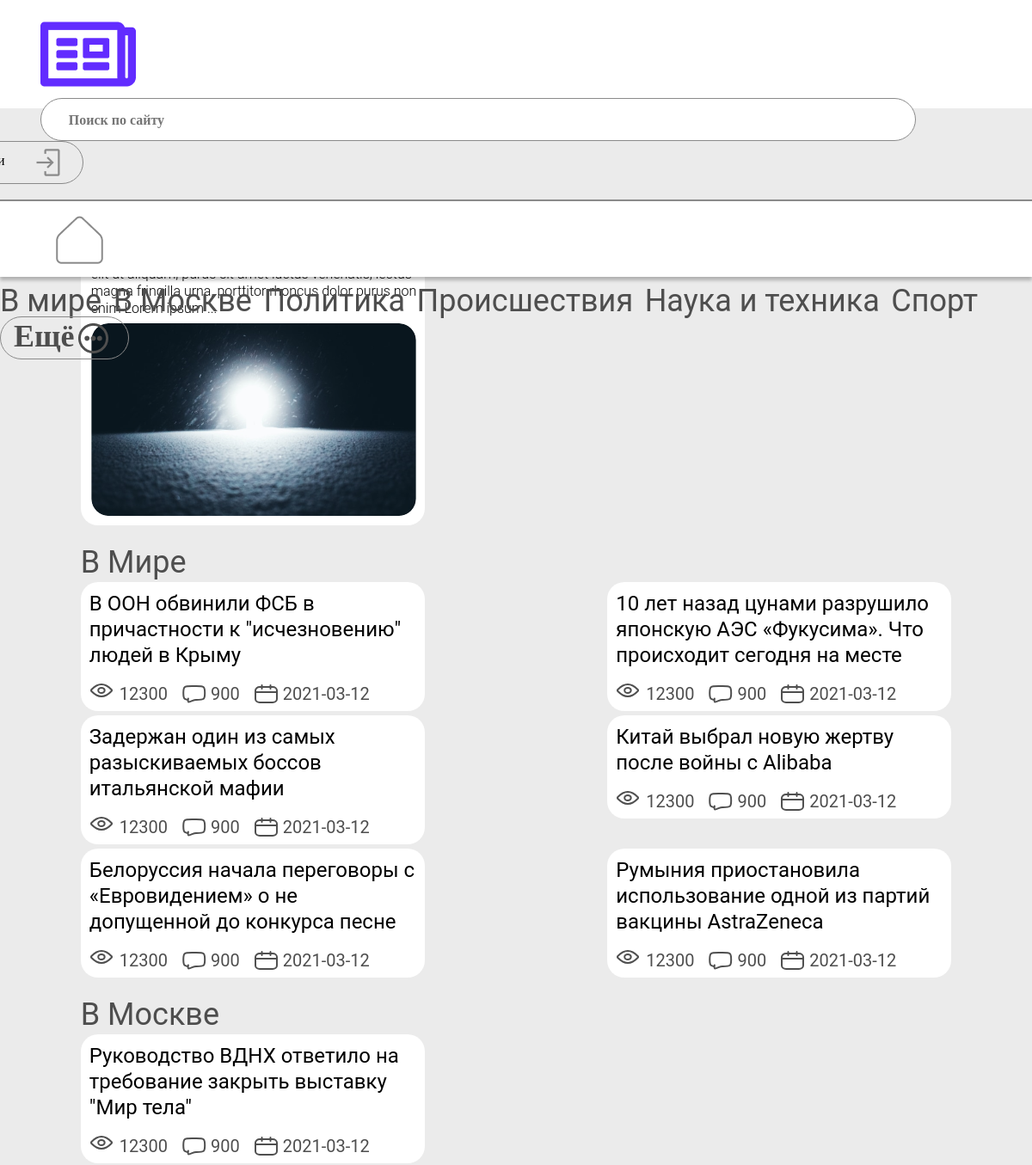
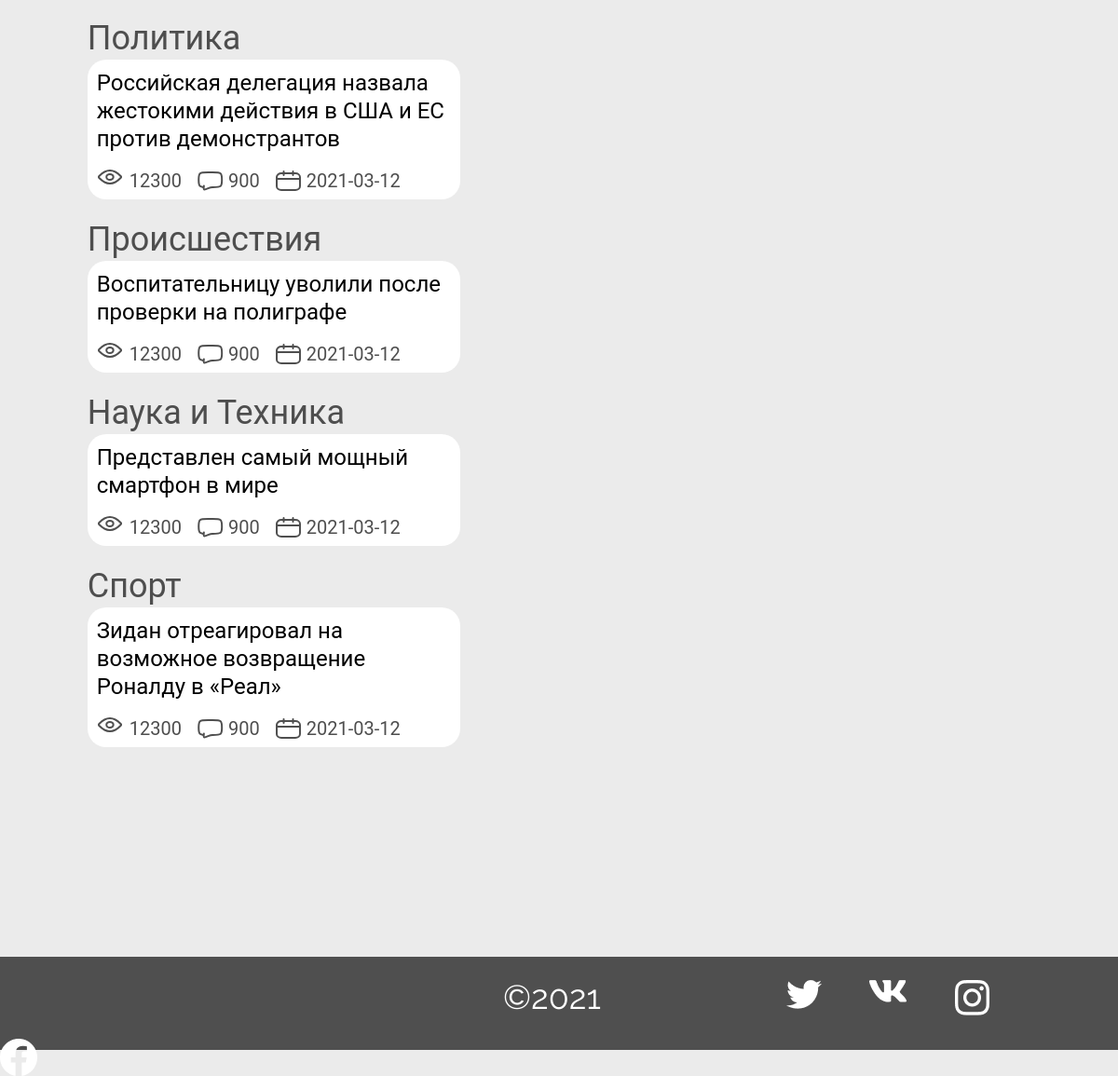
The page / on the database its author committed (2 pictures, top to bottom).
### tables this page shows
CREATE TABLE `news` (
  `news_id` int(10) UNSIGNED NOT NULL,
  `category` int(11) NOT NULL,
  `heading` varchar(255) NOT NULL,
  `img` text NOT NULL,
  `text` text NOT NULL,
  `date` date NOT NULL
);

### main.php (the view, shortened to what this page needs)
<?php
require 'link.php';
?>
<main>
    <div class="container">
        <div class="content">
            <div class="news_container">
                <a href="">
                    <div class="news">
                        <h2>Lorem,   elit ut aliquam, purus sit amet luctus venentis, lectus magna fringilla urna, porttitor</h2>
                        <p>Lorem ipsum dolor sit amet, consectetur adipiscing elit ut aliquam, purus sit amet luctus venenatis, lectus magna fringilla urna, porttitor rhoncus dolor purus non enim Lorem ipsum ...</p>
                        <img src="./img/img0.png" alt="">
                    </div>
                </a>
            </div>
            <div class="world">
                <a href=""><h3>В Мире</h3></a>
                <div class="news_container">
                    <?php
                    $news = $mysql->query("SELECT * FROM `news` WHERE `category`= '1'");
                    for($i = 1;$row=$news->fetch_array();$i++)
                    {
                        echo '<a href="article.php?news_id='.$row['news_id'].'"</a>';
                        echo '<div class="article">';
                        echo '<h4>'. $row['heading'] .'</h4>';
                        echo '<span>12300</span>';
                        echo '<span>900</span>';
                        echo '<span>'.$row['date'].'</span>';
                        echo '</div>';
                    }
                    ?>
                </div>
            </div>
            <div class="moscow">
                <a href=""><h3>В Москве</h3></a>
                <div class="news_container">
                    <?php
                    $news = $mysql->query("SELECT * FROM `news` WHERE `category`= '2'");
                    for($i = 1;$row=$news->fetch_array();$i++)
                    {
                        echo '<a href="article.php?news_id='.$row['news_id'].'"</a>';
                        echo '<div class="article">';
                        echo '<h4>'. $row['heading'] .'</h4>';
                        echo '<span>12300</span>';
                        echo '<span>900</span>';
                        echo '<span>'.$row['date'].'</span>';
                        echo '</div>';
                    }
                    ?>
                </div>
            </div>
            <div class="politics">
                <a href=""><h3>Политика</h3></a>
                <div class="news_container">
                    <?php
                    $news = $mysql->query("SELECT * FROM `news` WHERE `category`= '3'");
                    for($i = 1;$row=$news->fetch_array();$i++)
                    {
                        echo '<a href="article.php?news_id='.$row['news_id'].'"</a>';
                        echo '<div class="article">';
                        echo '<h4>'. $row['heading'] .'</h4>';
                        echo '<span>12300</span>';
                        echo '<span>900</span>';
                        echo '<span>'.$row['date'].'</span>';
                        echo '</div>';
                    }
                    ?>
                </div>
            </div>
            <div class="incidents">
                <a href=""><h3>Происшествия</h3></a>
                <div class="news_container">
                    <?php
                    $news = $mysql->query("SELECT * FROM `news` WHERE `category`= '4'");
                    for($i = 1;$row=$news->fetch_array();$i++)
                    {
                        echo '<a href="article.php?news_id='.$row['news_id'].'"</a>';
                        echo '<div class="article">';
                        echo '<h4>'. $row['heading'] .'</h4>';
                        echo '<span>12300</span>';
                        echo '<span>900</span>';
                        echo '<span>'.$row['date'].'</span>';
                        echo '</div>';
                    }
                    ?>
                </div>
            </div>
            <div class="science">
                <a href=""><h3>Наука и Техника</h3></a>
                <div class="news_container">
                    <?php
                    $news = $mysql->query("SELECT * FROM `news` WHERE `category`= '5'");
                    for($i = 1;$row=$news->fetch_array();$i++)
                    {
                        echo '<a href="article.php?news_id='.$row['news_id'].'"</a>';
                        echo '<div class="article">';
                        echo '<h4>'. $row['heading'] .'</h4>';
                        echo '<span>12300</span>';
                        echo '<span>900</span>';
                        echo '<span>'.$row['date'].'</span>';
                        echo '</div>';
                    }
                    ?>
                </div>
            </div>
            <div class="sport">
                <a href=""><h3>Спорт</h3></a>
                <div class="news_container">
                    <?php
                    $news = $mysql->query("SELECT * FROM `news` WHERE `category`= '6'");
                    for($i = 1;$row=$news->fetch_array();$i++)
                    {
                        echo '<a href="article.php?news_id='.$row['news_id'].'"</a>';
                        echo '<div class="article">';
                        echo '<h4>'. $row['heading'] .'</h4>';
                        echo '<span>12300</span>';
                        echo '<span>900</span>';
                        echo '<span>'.$row['date'].'</span>';
                        echo '</div>';
                    }
                    ?>
                </div>
            </div>
        </div>
    </div>
</main>

### index.php (shortened to what this page needs)
<!DOCTYPE html>
<html lang="ru">
	<head>
		<link rel="stylesheet" href="css/style.css" />
	</head>
	<body>
		<div class="wrapper">
            <?php require "header.php"?>
            <?php require "main.php"?>
            <?php require "footer.php"?>
	    </div>
	</body>
</html>

### header.php (shortened to what this page needs)
<header>
    <div class="header_top">
        <a href="index.php"><img src="./img/logo.png" alt=""></a>
        <form name="search" method="post" action="#">
            <input type="search" name="query" placeholder="Поиск по сайту">
        </form>
        <?php
            if($_COOKIE['user'] == ''):
        ?>
        <a href="login.php"><span>Войти</span></a>
        <?php else:?>
                <a href="exit.php" class="header_button_1"><span class="header_button_1">Выйти</span></a>
        <?php endif;?>
    </div>
    <div class="navigation">
        <div class="line"></div>
        <a href=""><img src="./img/home.png" alt=""></a>
        <nav>
            <ul>
                <li><a href="category.php?category=1">В мире</a></li>
                <li><a href="category.php?category=2">В Москве</a></li>
                <li><a href="category.php?category=3">Политика</a></li>
                <li><a href="category.php?category=4">Происшествия</a></li>
                <li><a href="category.php?category=5">Наука и техника</a></li>
                <li><a href="category.php?category=6">Спорт</a></li>
            </ul>
        </nav>
        <a href=""><span>Ещё</span></a>
    </div>
</header>

### footer.php
<footer>
    <span>©2021</span>
    <a href=""><img src="./img/twitter.png" alt=""></a>
    <a href=""><img src="./img/vk.png" alt=""></a>
    <a href=""><img src="./img/inst.png" alt=""></a>
    <a href=""><img src="./img/facebook.png" alt=""></a>
</footer>

### css/style.css (style rules this page uses)
* { padding: 0; margin: 0; border: 0; }
*,*:before,*:after { -moz-box-sizing: border-box; -webkit-box-sizing: border-box; box-sizing: border-box; }
nav,footer,header,aside { display: block; }
html,body { height: 100%; width: 100%; font-size: 100%; line-height: 1; font-size: 14px; -ms-text-size-adjust: 100%; -moz-text-size-adjust: 100%; -webkit-text-size-adjust: 100%; }
input,button,textarea { font-family:inherit; }
a, a:visited { text-decoration: none; }
ul li { list-style: none; }
img { vertical-align: top; }
h1,h2,h3,h4,h5,h6 { font-size:inherit;font-weight: 400; }
body { background-color: #ebebeb; height: 100%; }
.wrapper { display: flex; flex-direction: column; height: 100%; }
header { flex-basis: content; max-width: 1920px; height: 126px; background-color: #fff; }
footer { margin-top: 200px; min-height: 100px; background-color: #4f4f4f; }
.header_top { display: inline-block; width: 100%; padding: 25px 3.9% 0 3.9%; }
.header_top img { display: inline-block; max-width: 100%; margin-right: 74px; }
form { display: inline-block; padding-top: 13px; width: 100%; max-width: 1300px; }
form input { display: inline-block; height: 50px; width: 92%; background: #fff; border: 1.5px solid #8a8a8a; border-radius: 25px; color: #000000; font-family: Raleway; font-size: 16px; font-weight: normal; padding-left: 32px; font-weight: 600; }
.header_top span { display: inline-block; width: 150px; height: 50px; background: #ffffff; border: 1.5px solid #8a8a8a; border-radius: 25px; padding-top: 14px; padding-left: 15px; font-family: Raleway; font-size: 16px; font-weight: normal; color: #000; margin-left: -100px; background: url('./../img/login.png') no-repeat 90px; }
.line { width: 100%; background-color: #8a8a8a; height: 2px; }
.navigation nav { display: inline-block; }
.navigation { margin-top: 17.6px; height: 90px; background-color: #fff; box-shadow: 0px 4px 4px rgba(0, 0, 0, 0.25); position: sticky; top: 0; }
.navigation img { margin-top: 17.5px; margin-left: 5.42%; margin-right: 6.4%; }
.navigation li { display: inline-block; font-family: Roboto; font-size: 36px; font-weight: normal; line-height: 36px; padding-top: 25px; }
.navigation a { color: #4e4e4e; margin-right: 10px; }
.navigation span { display: inline-block; width: 150px; height: 50px; background: #ffffff; border: 1.5px solid #8a8a8a; border-radius: 25px; padding-top: 3px; padding-left: 15px; font-family: Raleway; font-size: 36px; font-weight: normal; color: #4e4e4e; font-weight: 700; background: url('./../img/more.png') no-repeat 90px; }
.container { padding: 0 7.8125%; display: flex; flex-direction: row; justify-content:space-between; }
.content { margin-top: 100px; width: 1210px; }
footer span { display: inline-block; width: 120px; padding-left: 45%; margin-top: 25px; color: #fff; font-family: Raleway; font-size: 36px; font-weight: normal; margin-right: 25%; }
footer img { display: inline-block; margin-top: 25px; margin-right: 4%; }
.news_container { display: flex; align-content: flex-start; flex-wrap: wrap; justify-content: space-between; flex: 0 1 33%; margin-bottom: 25px; }
.news { width: 400px; height: 375px; background-color: #fff; border-radius: 20px; margin-top: 10px; padding-left: 12px; padding-top: 13px; }
.news h2 { color: #000000; font-family: Roboto; font-size: 18px; font-weight: 700; line-height: 18px; max-width: 380px; max-height: 40px; margin-bottom: 4px; }
.news p { color: #000000; font-family: Roboto; font-size: 16px; font-weight: 300; line-height: 20px; max-width: 380px; max-height: 80px; margin-bottom: 7px; }
.news img { border-radius: 20px; }
h3 { color: #4e4e4e; font-family: Roboto; font-size: 36px; font-weight: normal; line-height: 36px; }
.article { background-color: #fff; border-radius: 20px; min-width: 400px; padding: 10px 5px 10px 10px; margin-top: 5px; }
.article h4 { max-width: 380px; max-height: 90px; color: #000000; font-family: Roboto; font-size: 24px; font-weight: medium; line-height: 30px; margin-bottom: 20px; overflow: hidden; }
.article span { color: #4e4e4e; font-family: Roboto; font-size: 20px; font-weight: 400; line-height: 20px; margin-right: 15px; padding-left: 35px; }
.article span:nth-child(2) { background: url('./../img/eye.svg') no-repeat ; }
.article span:nth-child(3) { background: url('./../img/comment.svg') no-repeat ; }
.article span:nth-child(4) { background: url('./../img/calendar.svg') no-repeat ; }

### rows shown on the page
news: heading "В ООН обвинили ФСБ в причастности к \"исчезновению\" людей в Крыму", date "2021-03-12"
news: heading "10 лет назад цунами разрушило японскую АЭС «Фукусима». Что происходит сегодня на месте…", date "2021-03-12"
news: heading "Задержан один из самых разыскиваемых боссов итальянской мафии", date "2021-03-12"
news: heading "Китай выбрал новую жертву после войны с Alibaba", date "2021-03-12"
news: heading "Белоруссия начала переговоры с «Евровидением» о не допущенной до конкурса песне", date "2021-03-12"
news: heading "Румыния приостановила использование одной из партий вакцины AstraZeneca", date "2021-03-12"
news: heading "Руководство ВДНХ ответило на требование закрыть выставку \"Мир тела\"", date "2021-03-12"
news: heading "Российская делегация назвала жестокими действия в США и ЕС против демонстрантов", date "2021-03-12"
news: heading "Воспитательницу уволили после проверки на полиграфе", date "2021-03-12"
news: heading "Представлен самый мощный смартфон в мире", date "2021-03-12"
news: heading "Зидан отреагировал на возможное возвращение Роналду в «Реал»", date "2021-03-12"
